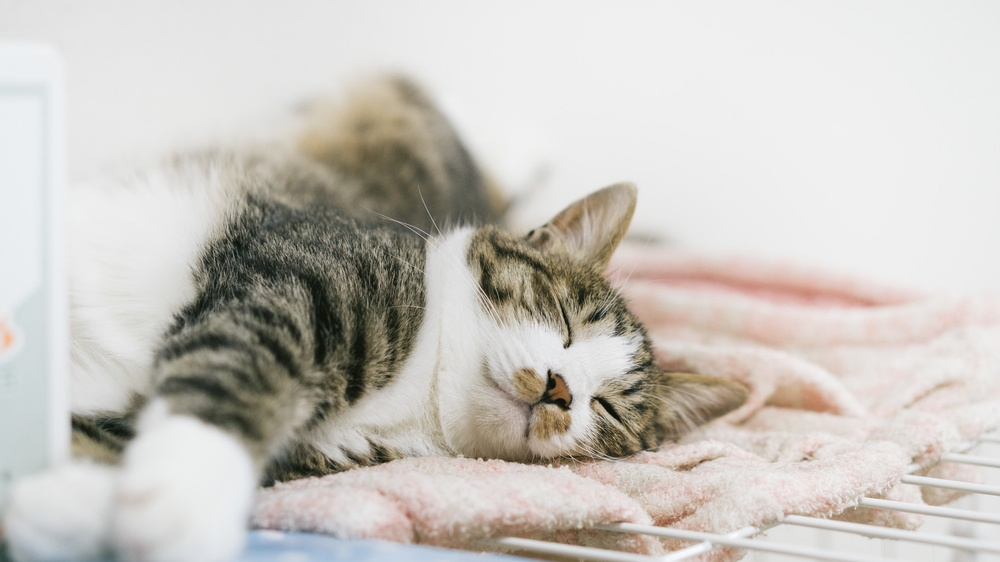
#> input picture 07/cat_original.jpg, 1000 x 562 px, shrunk from 1600 x 900 before the run
$ python ex7-1_rotate.py
#> lines starting #> are read from the running program, lines starting #| are printed output that depends on the picture
import cv2

img = cv2.imread("cat_original.jpg")
#> img is the input picture: shape (562, 1000, 3); mean B, G, R 191.2, 197, 200.9

img_result = cv2.rotate(img, cv2.ROTATE_90_CLOCKWISE)
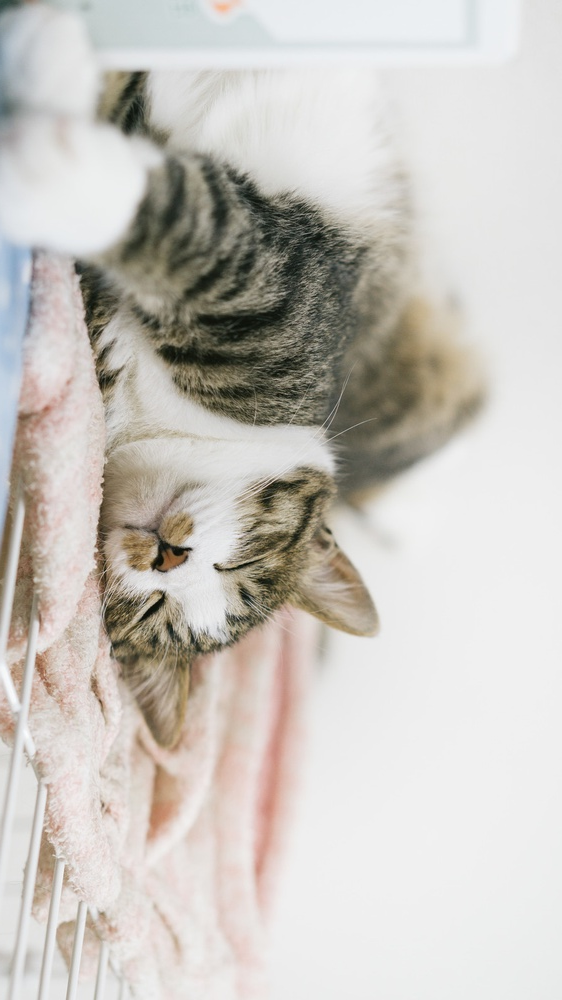
#> img_result: shape (1000, 562, 3); mean B, G, R 191.2, 197, 200.9

cv2.imwrite("result1_rotate.jpg", img_result)
